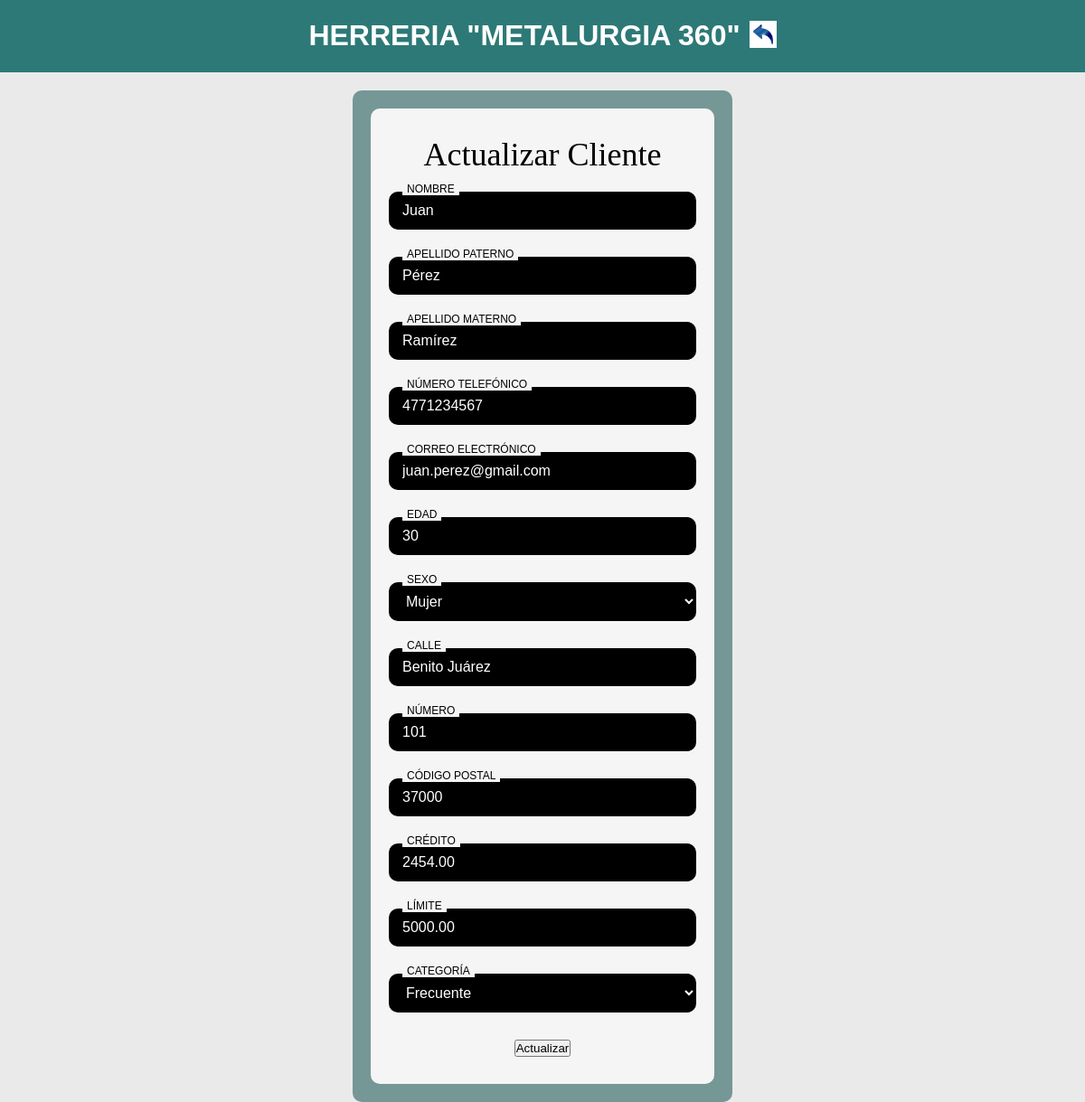
/EditarClientes.php?idCliente=5, run on the app's committed database.
### tables this page shows
CREATE TABLE `Clientes` (
  `idCliente` int NOT NULL,
  `Credito` decimal(10,2) NOT NULL,
  `Limite` decimal(10,2) NOT NULL,
  `idPersona` int NOT NULL,
  `idDescuento` int DEFAULT NULL
);

CREATE TABLE `Personas` (
  `idPersona` int NOT NULL,
  `Nombre` varchar(50) NOT NULL,
  `Paterno` varchar(50) NOT NULL,
  `Materno` varchar(50) NOT NULL,
  `Telefono` varchar(10) NOT NULL,
  `Email` varchar(50) NOT NULL,
  `Edad` smallint NOT NULL,
  `Sexo` enum('H','M') NOT NULL,
  `idDomicilio` int DEFAULT NULL,
  `Estatus` enum('Activo','Inactivo') NOT NULL DEFAULT 'Activo'
);

CREATE TABLE `Domicilios` (
  `idDomicilio` int NOT NULL,
  `Calle` varchar(50) NOT NULL,
  `Numero` int NOT NULL,
  `c_CP` int NOT NULL
);

CREATE TABLE `CodigosPostales` (
  `c_CP` int NOT NULL,
  `d_codigo` varchar(10) NOT NULL,
  `d_CP` varchar(10) DEFAULT NULL,
  `c_tipo_asenta` int NOT NULL
);

CREATE TABLE `Descuentos` (
  `idDescuento` int NOT NULL,
  `Categoria` varchar(100) NOT NULL,
  `Porcentaje` decimal(5,2) NOT NULL
);

### EditarClientes.php (the view, shortened to what this page needs)
<?php
$host = "localhost";
$usuario = "root";
$clave = "";
$bd = "HerreriaUG";
$conexion = new mysqli($host, $usuario, $clave, $bd);
$idEmpleado = $_SESSION['id'] ?? 1;
$conexion->query("SET @id_empleado_sesion := $idEmpleado");
$idCliente = isset($_GET['idCliente']) ? (int)$_GET['idCliente'] : null;
$sql = "SELECT c.*, p.Nombre, p.Paterno, p.Materno, p.Telefono, p.Email, p.Edad, p.Sexo,
        d.Calle, d.Numero, cp.d_CP
        FROM Clientes c
        JOIN Personas p ON c.idPersona = p.idPersona
        JOIN Domicilios d ON p.idDomicilio = d.idDomicilio
        JOIN CodigosPostales cp ON d.c_CP = cp.c_CP
        WHERE c.idCliente = ?";
$stmt = $conexion->prepare($sql);
$stmt->bind_param("i", $idCliente);
$stmt->execute();
$resultado = $stmt->get_result();
$cliente = $resultado->fetch_assoc();
$sqlCategorias = "SELECT idDescuento, Categoria FROM Descuentos ORDER BY Categoria";
$resultCategorias = $conexion->query($sqlCategorias);
$categorias = [];
if ($resultCategorias) {
    while ($row = $resultCategorias->fetch_assoc()) {
        $categorias[] = $row;
    }
}
?>
<!DOCTYPE html>
<html lang="es">
<head>
    <link rel="stylesheet" type="text/css" href="EditarCliente2.css" />
</head>
<body>
    <div class="titulin">
        <h1>HERRERIA "METALURGIA 360"</h1>
        <a href="Clientes.php">
            <img src="Imagenes2/regresar.jpg" alt="Botón Atrás" class="boton-atras" />
        </a>
    </div>
    <main>
        <section class="centro">
            <br /><br />
            <div class="log">
                <div class="login">
                    <form method="POST" action="">
                        <div class="titulo">
                            <h2>Actualizar Cliente</h2>
                        </div>
                        <div class="input-group">
                            <input type="text" name="Nombre" value="<?php echo htmlspecialchars($cliente['Nombre']); ?>" required placeholder=" " />
                            <label for="Nombre">Nombre</label>
                        </div>
                        <div class="input-group">
                            <input type="text" name="Paterno" value="<?php echo htmlspecialchars($cliente['Paterno']); ?>" required placeholder=" " />
                            <label for="Paterno">Apellido Paterno</label>
                        </div>
                        <div class="input-group">
                            <input type="text" name="Materno" value="<?php echo htmlspecialchars($cliente['Materno']); ?>" required placeholder=" " />
                            <label for="Materno">Apellido Materno</label>
                        </div>
                        <div class="input-group">
                            <input type="tel" name="Telefono" value="<?php echo htmlspecialchars($cliente['Telefono']); ?>" pattern="[0-9]{10}" required placeholder=" " />
                            <label for="Telefono">Número Telefónico</label>
                        </div>
                        <div class="input-group">
                            <input type="email" name="Email" value="<?php echo htmlspecialchars($cliente['Email']); ?>" required placeholder=" " />
                            <label for="Email">Correo Electrónico</label>
                        </div>
                        <div class="input-group">
                            <input type="number" name="Edad" min="0" max="90" value="<?php echo htmlspecialchars($cliente['Edad']); ?>" required placeholder=" " />
                            <label for="Edad">Edad</label>
                        </div>
                        <div class="input-group">
                            <select name="Sexo" required>
                                <option value="M" <?php echo ($cliente['Sexo'] == 'M') ? 'selected' : ''; ?>>Mujer</option>
                            </select>
                            <label for="Sexo">Sexo</label>
                        </div>
                        <div class="input-group">
                            <input type="text" name="Calle" value="<?php echo htmlspecialchars($cliente['Calle']); ?>" required placeholder=" " />
                            <label for="Calle">Calle</label>
                        </div>
                        <div class="input-group">
                            <input type="number" name="Numero" min="1" value="<?php echo htmlspecialchars($cliente['Numero']); ?>" required placeholder=" " />
                            <label for="Numero">Número</label>
                        </div>
                        <div class="input-group">
                            <input type="text" name="d_CP" value="<?php echo htmlspecialchars($cliente['d_CP']); ?>" required placeholder=" " />
                            <label for="d_CP">Código Postal</label>
                        </div>
                        <div class="input-group">
                            <input type="number" step="0.01" name="Credito" min="0" value="<?php echo htmlspecialchars($cliente['Credito']); ?>" required placeholder=" " />
                            <label for="Credito">Crédito</label>
                        </div>
                        <div class="input-group">
                            <input type="number" step="0.01" name="Limite" min="0" value="<?php echo htmlspecialchars($cliente['Limite']); ?>" required placeholder=" " />
                            <label for="Limite">Límite</label>
                        </div>
                        <div class="input-group">
                            <select name="idDescuento" required>
                                <?php foreach ($categorias as $cat): ?>
                                    <option value="<?php echo $cat['idDescuento']; ?>"
                                        <?php echo ($cliente['idDescuento'] == $cat['idDescuento']) ? 'selected' : ''; ?>>
                                        <?php echo htmlspecialchars($cat['Categoria']); ?>
                                    </option>
                                <?php endforeach; ?>
                            </select>
                            <label for="idDescuento">Categoría</label>
                        </div>
                        <button type="submit" class="button-1">Actualizar</button>
                    </form>
                </div>
            </div>
        </section>
    </main>
</body>
</html>

### EditarCliente2.css (style rules this page uses)
* { margin: 0; padding: 0; box-sizing: border-box; }
html, body { height: 100%; font-family: 'Arial', sans-serif; background-color: #eaeaea; background-size: cover; background-position: center; background-repeat: no-repeat; min-height: 100vh; }
body { display: flex; flex-direction: column; min-height: 100vh; }
.titulin { position: fixed; top: 0; left: 0; width: 100%; height: 80px; background-color: #2d7977; border-bottom: 1px solid #2d7977; color: white; font-weight: bold; font-size: 16px; display: flex; justify-content: center; align-items: center; text-align: center; z-index: 1000; }
main { flex: 1; display: flex; justify-content: center; align-items: flex-start; padding-top: 100px; width: 100%; min-height: calc(100vh - 120px); }
.centro { display: flex; justify-content: center; width: 100%; }
.log { display: flex; justify-content: center; width: 100%; }
.login { background-color: #759796; width: 35%; max-width: 500px; min-height: 500px; border-radius: 10px; padding: 20px; display: flex; justify-content: center; align-items: center; }
form { width: 100%; height: 100%; background-color: whitesmoke; border-radius: 10px; padding: 30px 20px; display: flex; flex-direction: column; justify-content: space-between; align-items: center; }
.titulo { text-align: center; width: 100%; margin-bottom: 20px; }
.titulo h2, h2 { font-family: "Times New Roman", serif; font-size: 36px; font-weight: normal; color: black; margin: 0; }
.input-group { width: 100%; position: relative; margin-bottom: 30px; }
.input-group input, .input-group select, .input-group textarea { width: 100%; padding: 12px 15px; border-radius: 10px; border: none; font-size: 16px; background-color: black; color: white; }
.input-group label { position: absolute; top: -10px; left: 15px; background-color: whitesmoke; color: black; font-size: 12px; padding: 0 5px; text-transform: uppercase; pointer-events: none; }
.boton-atras { width: 30px; height: auto; cursor: pointer; transition: transform 0.3s ease; margin-left: 10px; }
.titulin { position: fixed; top: 0; left: 0; width: 100%; display: flex; align-items: center; justify-content: center; text-align: center; color: white; height: 80px; border-bottom: 1px solid #2d7977; background-color: #2d7977; font-size: 16px; font-weight: bold; z-index: 1000; }

### data on the page
clientes: Nombre "Juan", Paterno "Pérez", Materno "Ramírez", Telefono "4771234567", Email "juan.perez@gmail.com", Edad "30", Calle "Benito Juárez", Numero "101", d_CP "37000", Credito "2454.00", Limite "5000.00", idDescuento "Frecuente"
personas: Sexo "Mujer"
